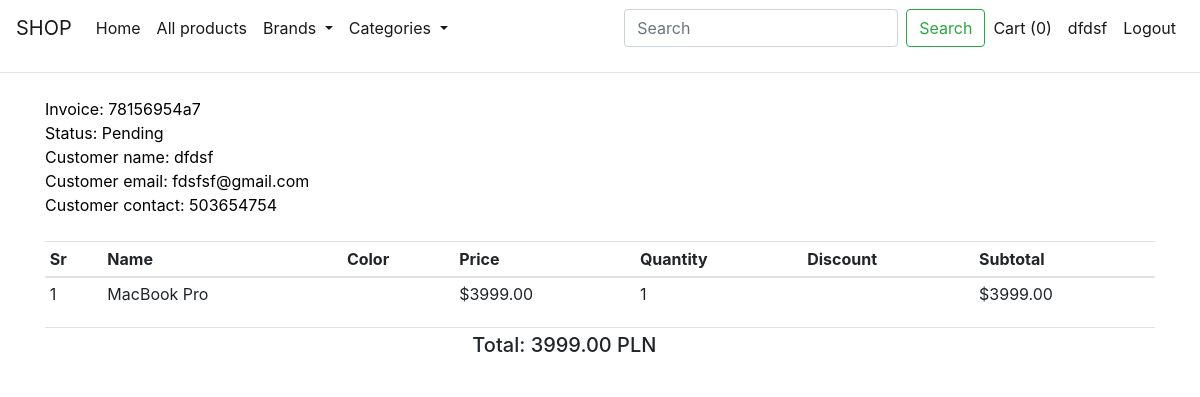
Page /orders/993879869e (signed in) on the committed database.
### shop/customers/models.py (models this page shows, shortened)
class Register(db.Model, UserMixin):
    id = db.Column(db.Integer, primary_key=True)
    name = db.Column(db.String(50), unique=False)
    username = db.Column(db.String(50), unique=True)
    email = db.Column(db.String(50), unique=True)
    password = db.Column(db.String(200), unique=False)
    country = db.Column(db.String(50), unique=False)
    city = db.Column(db.String(50), unique=False)
    contact = db.Column(db.String(50), unique=False)
    address = db.Column(db.String(50), unique=False)
    zipcode = db.Column(db.String(50), unique=False)
    profile = db.Column(db.String(200), unique=False, default='profile.jpg')
    date_created = db.Column(db.DateTime, nullable=False, default=datetime.utcnow)
    type = db.Column(db.String(20), default='User', nullable=False)
    orders = db.relationship('CustomerOrder', backref='customer_info')

### shop/admin/models.py (models this page shows, shortened)
class CustomerOrder(db.Model):
    id = db.Column(db.Integer, primary_key=True)
    invoice = db.Column(db.String(20), unique=True, nullable=False)
    status = db.Column(db.String(20), default='Pending', nullable=False)
    customer_id = db.Column(db.Integer, db.ForeignKey('register.id'), unique=False, nullable=False)
    customer = db.relationship('Register', backref='customer_orders')
    date_created = db.Column(db.DateTime, default=datetime.utcnow, nullable=False)
    orders = db.Column(JsonEncodedDict)

### shop/customers/controller.py (the view)
@app.route('/orders/<invoice>')
@login_required
def orders(invoice):
    brands = Brand.query.order_by(Brand.id.desc()).all()
    categories = Category.query.order_by(Category.id.desc()).all()
    if current_user.is_authenticated:
        grand_total = 0
        sub_total = 0
        customer_id = current_user.id
        customer = Register.query.filter_by(id=customer_id).first()
        orders = CustomerOrder.query.filter_by(customer_id=customer_id).order_by(CustomerOrder.id.desc()).first()
        for _key, product in orders.orders.items():
            discount = (product['discount'] / 100) * float(product['price'])
            sub_total += float(product['price']) * int(product['quantity'])
            sub_total -= discount
            grand_total = ("%.2f" % float(sub_total))
    else:
        return redirect(url_for('customer_login'))
    return render_template('customer/order.html', invoice=invoice, sub_total=sub_total, grand_total=grand_total,
                           customer=customer, orders=orders, brands=brands, categories=categories)

### shop/admin/models.py (called while the page is built)
    def process_result_value(self, value, dialect):
        if value is None:
            return {}
        else:
            return json.loads(value)

### shop/customers/models.py (called while the page is built)
@login_manager.user_loader
def user_loader(user_id):
    return Register.query.get(user_id)

### shop/templates/customer/order.html (shortened to what this page needs)
{% extends 'layout.html' %}
{% block content %}
<div class="container mt-4">
    <div class="row">
        <div class="col-md-12">
            Invoice: {{orders.invoice}}
            <br>
            Status: {{orders.status}}
            <br>
            Customer name: {{customer.name}}
            <br>
            Customer email: {{customer.email}}
            <br>
            Customer contact: {{customer.contact}}
            <br>
            <br>
            <table class="table table-sm">
                <thead>
                <th>Sr</th>
                <th>Name</th>
                <th>Color</th>
                <th>Price</th>
                <th>Quantity</th>
                <th>Discount</th>
                <th>Subtotal</th>
                </thead>
                <tbody>
                {% for key, product in orders.orders.items() %}
                {% set discount =(product.discount/100) * product.price|float %}
                <tr>
                    <td>{{loop.index}}</td>
                    <td>{{product.name}}</td>
                    <form method="post">
                        <td>
                        </td>
                        <td>${{"%.2f"|format(product.price)}}</td>
                        <td> {{product.quantity}}</td>
                        {% if product.discount %}
                        <td>{{product.discount}} % &nbsp; &nbsp; is {{"%.2f"|format(discount)}}</td>
                        {% else %}
                        <td></td>
                        {% endif %}
                        {% set subtotal = product.quantity|int * product.price|float %}
                        <td>${{"%.2f"|format(subtotal - discount|round(1,'floor')) }}</td>
                    </form>
                </tr>
                {% endfor %}
                </tbody>
            </table>
            <table class="table table-sm">
                <tr>
                    <td>
                    </td>
                    <td width="35%"></td>
                    <td><h5>Total: {{grand_total}} PLN</h5></td>
                </tr>
            </table>
        </div>
    </div>
</div>
{% endblock content %}

### shop/templates/layout.html (shortened to what this page needs)
<!doctype html>
<html lang="en">
<head>
    <link rel="stylesheet" href="https://cdn.jsdelivr.net/npm/bootstrap@4.5.3/dist/css/bootstrap.min.css"
>
</head>
<body>
<nav class="navbar navbar-expand-md navbar-light bg-transparent">
    <a class="navbar-brand" href="{{ url_for('home') }}">SHOP</a>
    <div class="collapse navbar-collapse" id="navbarNav">
        <ul class="navbar-nav mr-auto">
            <li class="nav-item active">
                <a class="nav-link" href="{{ url_for('home') }}">Home <span class="sr-only">(current)</span></a>
            </li>
            <li class="nav-item active">
                <a class="nav-link" href="{{ url_for('home') }}">All products</a>
            </li>
            <li class="nav-item dropdown">
                <a class="nav-link active dropdown-toggle" href="#" id="navbarDropdown" role="button"
                   data-toggle="dropdown" aria-haspopup="true" aria-expanded="false">
                    Brands
                </a>
            </li>
            <li class="nav-item dropdown">
                <a class="nav-link active dropdown-toggle" href="#" id="navbarDropdown2" role="button"
                   data-toggle="dropdown"
                   aria-haspopup="true" aria-expanded="false">
                    Categories
                </a>
            </li>
        </ul>
        <form class="form-inline my-2 my-lg-0" action="{{url_for('search')}}">
            <input class="form-control mr-sm-2" type="search" placeholder="Search" aria-label="Search" name="q">
            <button class="btn btn-outline-success my-2 my-sm-0" type="submit">Search</button>
        </form>
        <ul class="navbar-nav active">
            <li class="nav-item active">
                <a class="nav-link" href="{{url_for('getcart')}}" tabindex="-1">Cart
                    ({{session['Shoppingcart']|length}})</a>
            </li>
            {% if current_user.is_authenticated %}
            <li class="nav-item active">
                <a class="nav-link" href="#">{{current_user.name}}</a>
            </li>
            <li class="nav-item active">
                <a class="nav-link" href="{{ url_for('customer_logout') }}">Logout</a>
            </li>
            {% endif %}
        </ul>
    </div>
</nav>
<hr>
{% block content %}
{% endblock %}
</body>
</html>

### shop/templates/layout.html (style rules this page uses)
body { background-color: #FFFFFF; color: black }

### rows in the picture
Register: name "dfdsf", email "fdsfsf@gmail.com", contact "503654754"
CustomerOrder: invoice "78156954a7", status "Pending"

### other values in the picture
{{ session['Shoppingcart']|length }} "0"
{{ product.name }} "MacBook Pro"
{{ "%.2f"|format(product.price) }} "3999.00"
{{ product.quantity }} "1"
{{ "%.2f"|format(subtotal - discount|round(1,'floor')) }} "3999.00"
{{ grand_total }} "3999.00"
